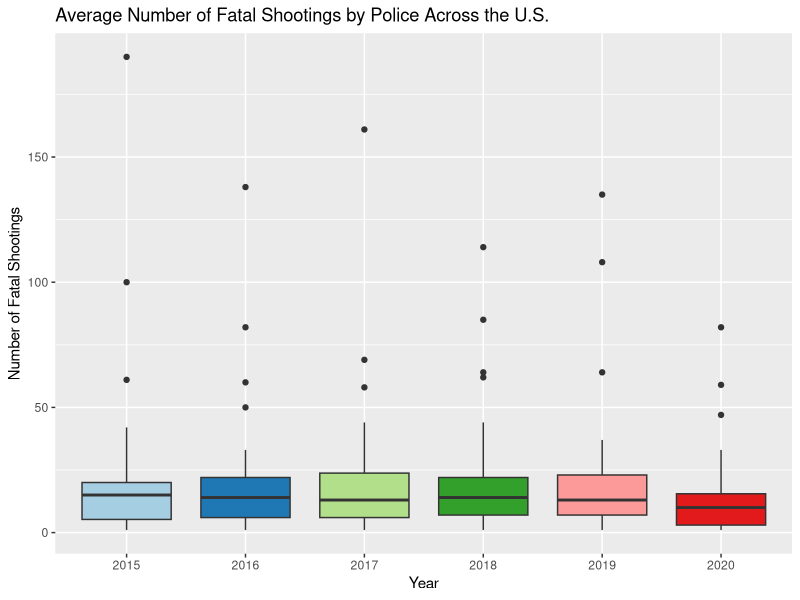

Here is the R script that generated this plot:
#Load Packages
library(tidyverse)

#Load and Filter Data
data <- read.csv("shootings_wash_post.csv")

data$date <- as.Date(data$date)
data$year <- as.numeric(format(data$date, format = "%Y"))

boxplot_data <- data %>%
  dplyr::select(name, state, year) %>%
  group_by(year, state) %>%
  summarise(total = n()) %>%
  dplyr::select(year, total)

#Boxplot
boxplot <- ggplot(boxplot_data, aes(x = as.character(year), y = total, group = as.character(year))) +
  geom_boxplot(mapping = aes(fill = as.character(year))) +
  scale_fill_brewer(palette = "Paired") +
  labs(
    title = "Average Number of Fatal Shootings by Police Across the U.S.",
    x = "Year",
    y = "Number of Fatal Shootings"
  ) +
  theme(legend.position = "none")
#use fig.cap argument in r markdown to add that data points represent individual states

